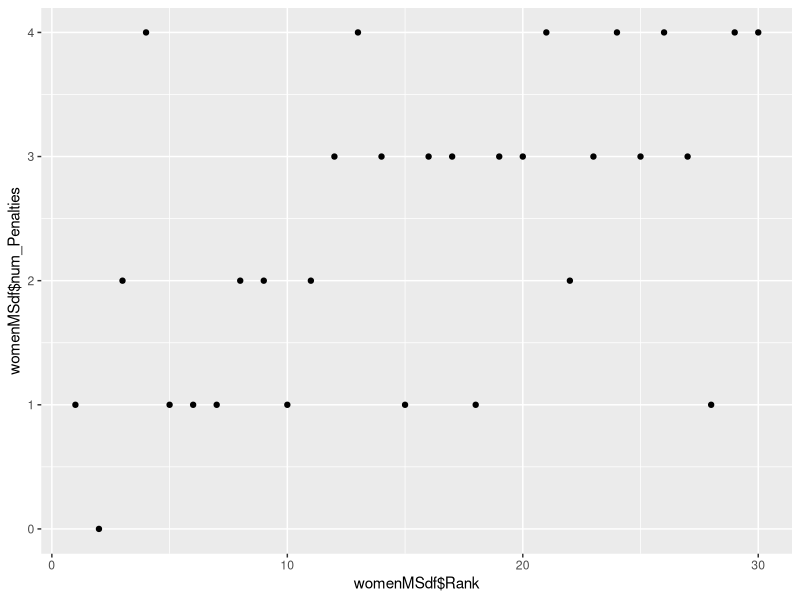
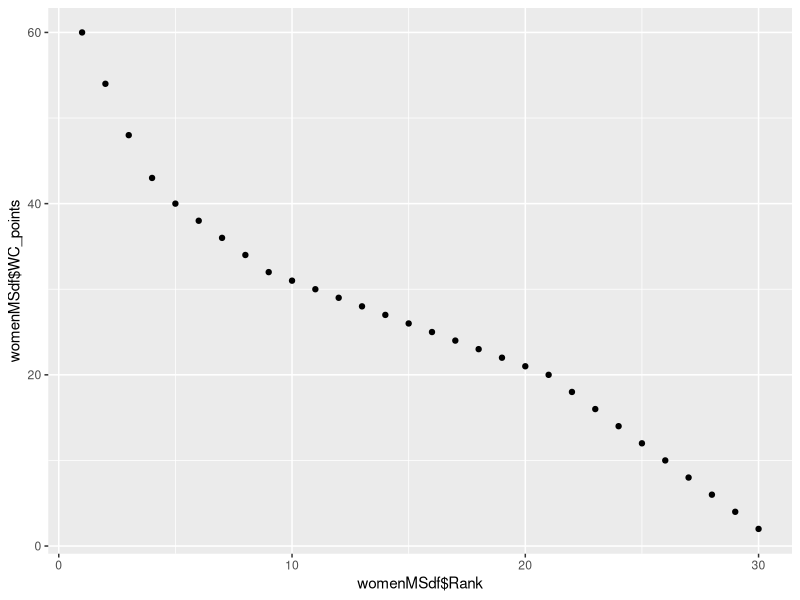
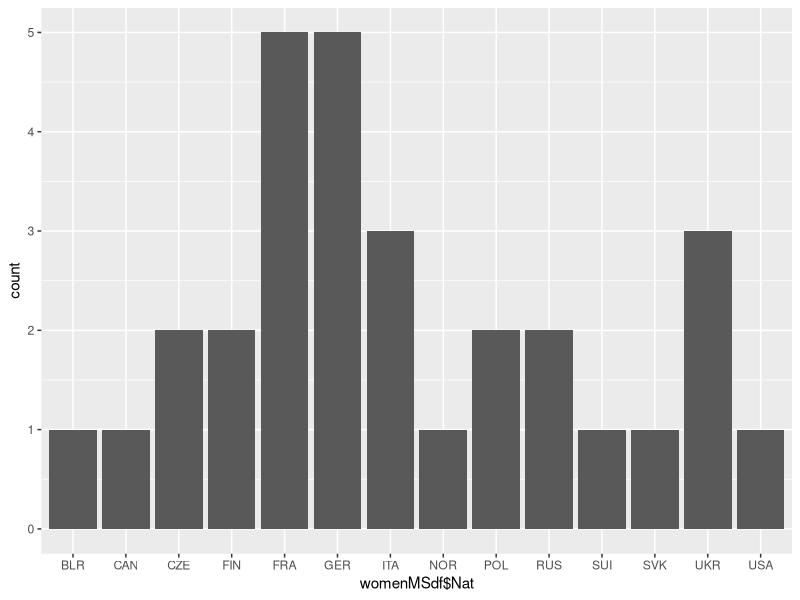
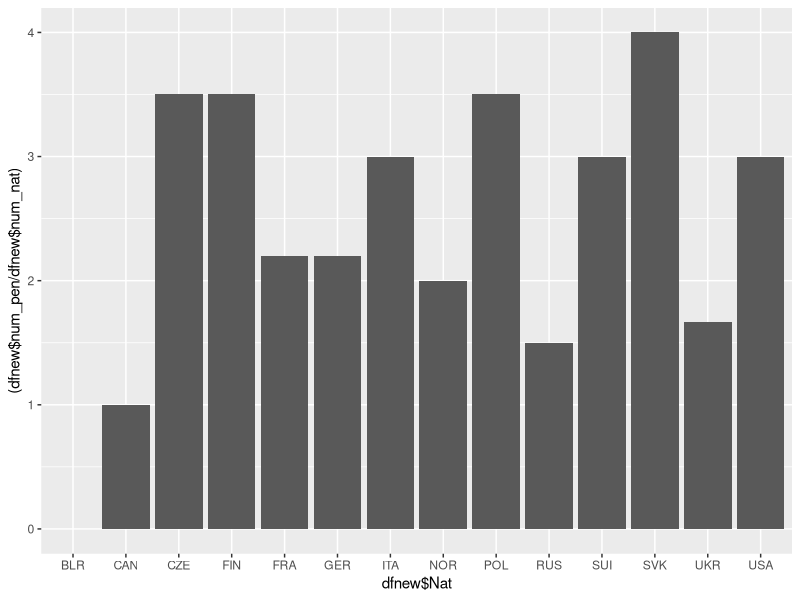

The R script that drew these images, in order: (Note: this script raises an error after producing the figures.)
## ---- chunk 1
library(knitr)
womenMSdf <- read.csv(file = "biathlon_women_world_mass_start_17_12_17.csv")
kable(head(womenMSdf))
## ---- chunk 2
library(ggplot2)
ggplot(womenMSdf, aes(x=womenMSdf$Rank, y=womenMSdf$num_Penalties)) + geom_point()
## ---- chunk 3

ggplot(womenMSdf, aes(x=womenMSdf$Rank, y=womenMSdf$WC_points)) + geom_point()
## ---- chunk 4
library(ggplot2)
ggplot(womenMSdf, aes(x=womenMSdf$Nat)) + geom_bar()
## ---- chunk 5
library(ggplot2)
library(sqldf)
dfnew <- sqldf("SELECT distinct Nat,count(Nat) as num_nat,sum(num_Penalties) as num_pen FROM womenMSdf GROUP BY Nat")
ggplot(dfnew, aes(x=dfnew$Nat)) + geom_col(aes(x=dfnew$Nat, y=(dfnew$num_pen/dfnew$num_nat)))
ggplot(dfnew) + geom_col()
length(dfnew$num_nat)
